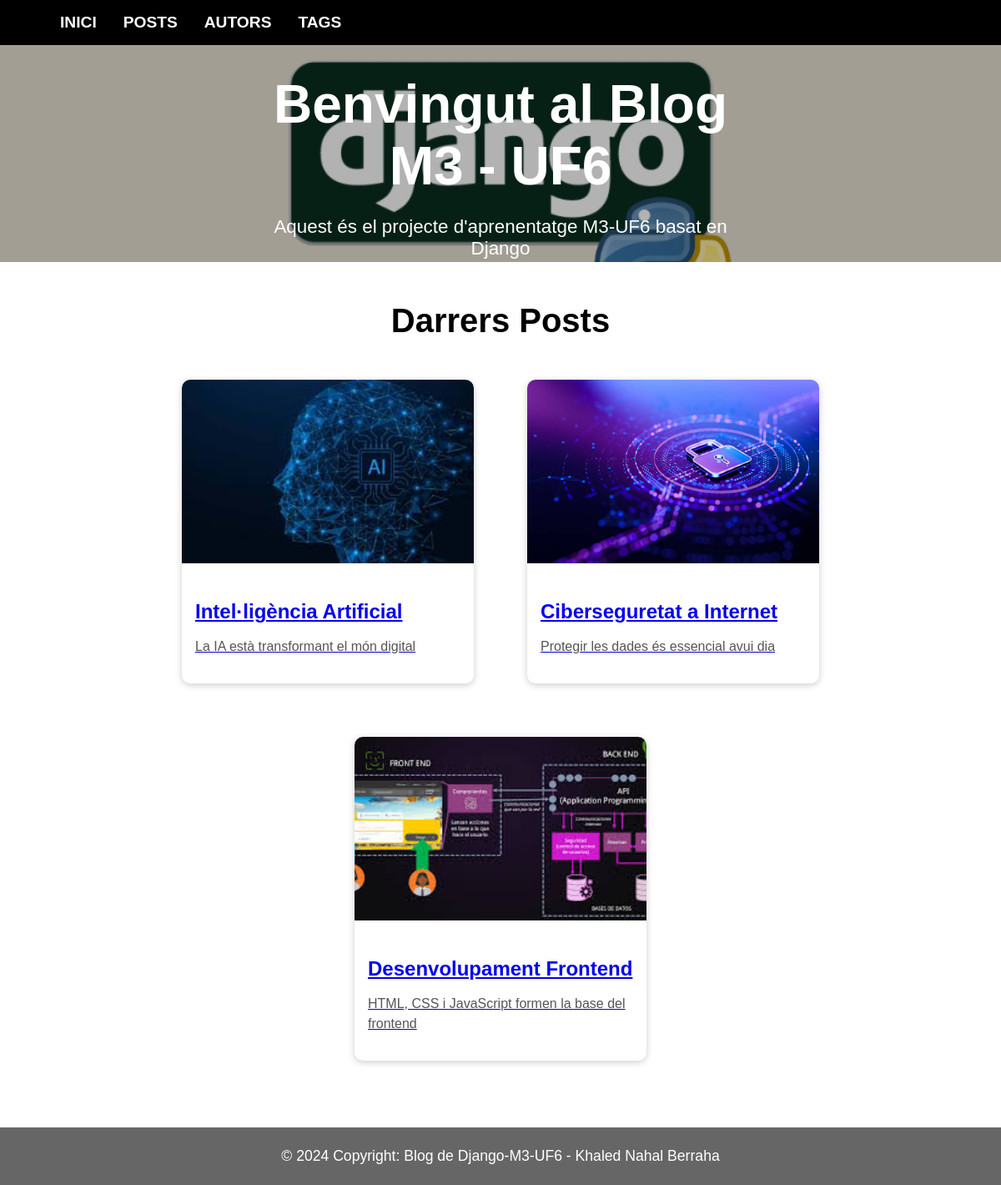
The page / on the database its author committed.
### blog/models.py (models this page shows, shortened)
class Post(models.Model):
    title = models.CharField(max_length=150)
    excerpt = models.CharField(max_length=300)
    image_name = models.CharField(max_length=100)
    slug = models.SlugField(unique=True)
    content = models.TextField(validators=[MinLengthValidator(10)])
    date = models.DateField(auto_now_add=True)
    author = models.ForeignKey(
        Author,
        on_delete=models.CASCADE,
        related_name="posts"
    )
    tags = models.ManyToManyField(Tag)

### blog/views.py (the view)
# urls.py: path('', views.starting_page, name='starting-page'),
def starting_page(request):
    latest_posts = Post.objects.all().order_by("-date")[:3]
    return render(request, "blog/index.html", {
        "posts": latest_posts
    })

### blog/templates/blog/index.html (shortened to what this page needs)
{% extends "blog/base.html" %}
{% load static %}
{% block content %}
<section id="welcome">
    <img src="{% static 'blog/images/django1.jpeg' %}" alt="">
    <div class="welcome-text">
        <h1>Benvingut al Blog M3 - UF6</h1>
        <p>
            Aquest és el projecte d'aprenentatge M3-UF6 basat en Django
        </p>
    </div>
</section>
<section id="latest-posts">
    <h2>Darrers Posts</h2>
    <div class="posts-container">
        {% for post in posts %}
            {% include "blog/includes/post.html" %}
        {% endfor %}
    </div>
</section>
{% endblock %}

### blog/templates/blog/includes/post.html
{% load static %}
<div class="post">
    <a href="{% url 'posts-detail-page' post.slug %}">
        <img src="{% static 'blog/images/'|add:post.image_name %}" alt="">
        <div class="post-content">
            <h3>{{ post.title }}</h3>
            <p>{{ post.excerpt }}</p>
        </div>
    </a>
</div>

### blog/static/blog/css/style.css (style rules this page uses)
body { font-family: Arial; margin: 0; }
.post { width: 300px; display: inline-block; margin: 1rem; }
.post img { width: 100%; }
#welcome { position: relative; width: 100%; height: 260px; overflow: hidden; }
#welcome img { width: 100%; height: 100%; object-fit: cover; filter: brightness(70%); }
.welcome-text { position: absolute; top: 50%; left: 50%; transform: translate(-50%, -50%); text-align: center; color: white; }
.welcome-text h1 { font-size: 4rem; margin-bottom: 1rem; }
.welcome-text p { font-size: 1.4rem; }
#latest-posts { width: 100%; margin-top: 3rem; text-align: center; }
#latest-posts h2 { font-size: 2.5rem; margin-bottom: 2rem; }
.posts-container { display: flex; justify-content: center; gap: 2rem; flex-wrap: wrap; }
.post { width: 350px; background: white; border-radius: 10px; overflow: hidden; box-shadow: 0 2px 8px rgba(0,0,0,0.2); transition: 0.3s; }
.post img { width: 100%; height: 220px; object-fit: cover; }
.post-content { padding: 1rem; text-align: left; }
.post-content h3 { font-size: 1.5rem; margin-bottom: 1rem; }
.post-content p { color: #555; line-height: 1.5; }

### rows shown on the page
Post: image_name (picture), title "Intel·ligència Artificial", excerpt "La IA està transformant el món digital"
Post: image_name (picture), title "Ciberseguretat a Internet", excerpt "Protegir les dades és essencial avui dia"
Post: image_name (picture), title "Desenvolupament Frontend", excerpt "HTML, CSS i JavaScript formen la base del frontend"
